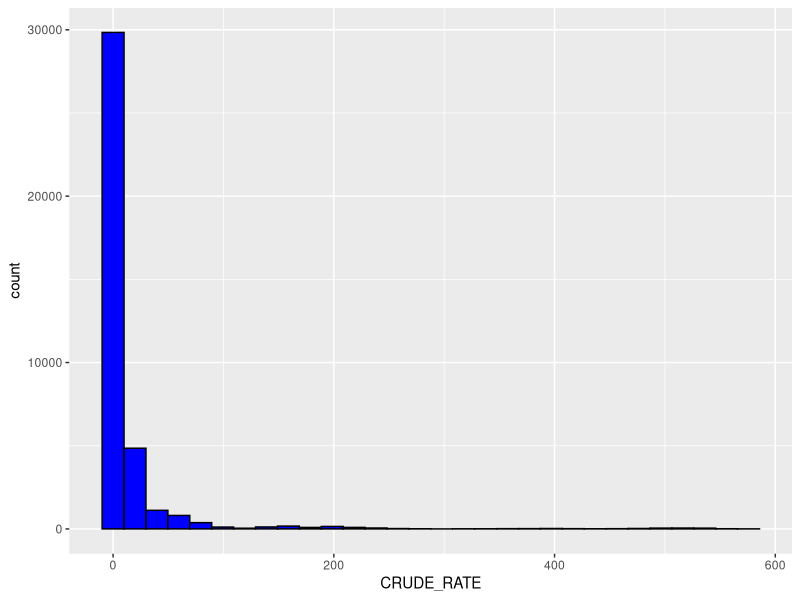
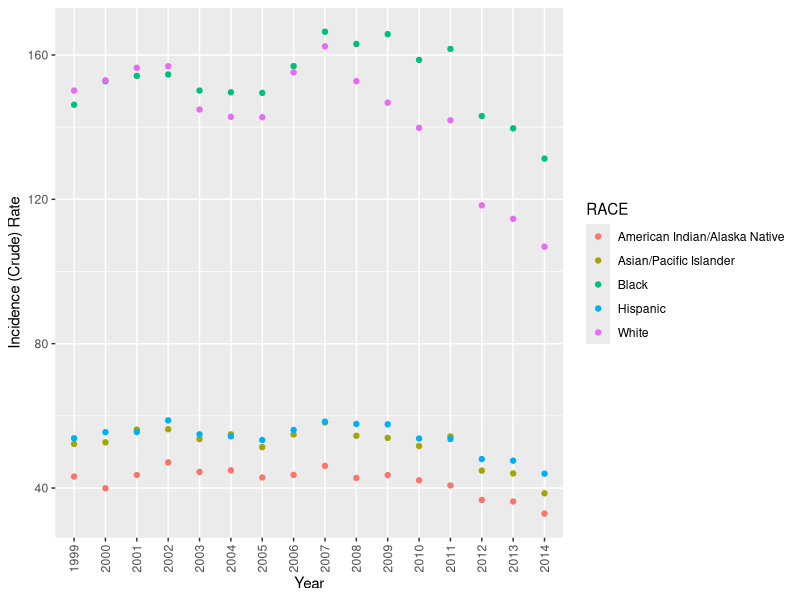
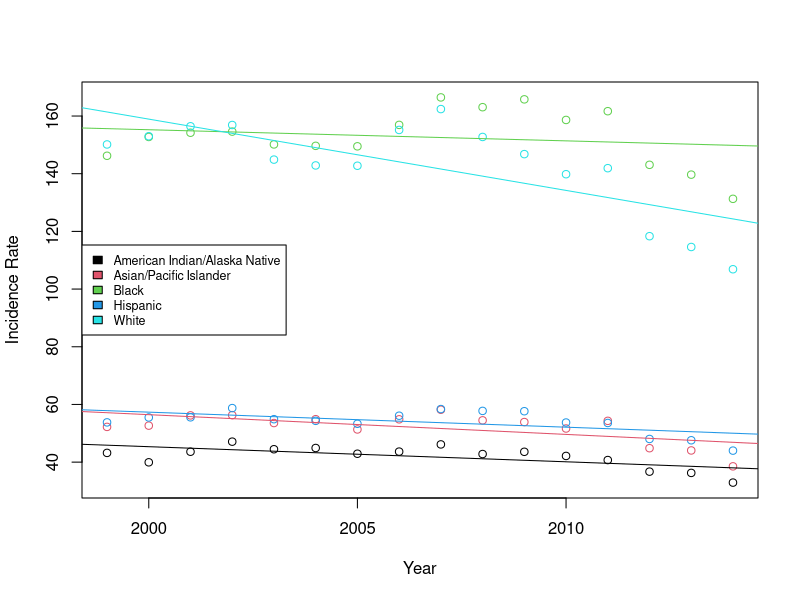

Write R code to recreate these figures, in order.
## ---- chunk 1
knitr::opts_chunk$set(echo = TRUE)
library(formatR)
library(knitr)
opts_chunk$set(tidy.opts=list(width.cutoff=60),tidy=TRUE)
## ---- chunk 2
# define a matrix of zeros
MeanFlowers <- matrix(0,nrow=4,ncol=3)

# define a character vector corresponding to the numeric variable names
measurements <- c("Sepal.Length","Sepal.Width","Petal.Length","Petal.Width")

# name the rows and columns of the matrix MeanFlowers 
rownames(MeanFlowers)  <- measurements
colnames(MeanFlowers)  <- c("setosa","versicolor","virginica")

# Loop
for (j in measurements) {
  #-- R code goes here ----
  MeanFlowers[j,] <- round(tapply(iris[,j],iris[,"Species"],mean),4)
}
MeanFlowers
## ---- chunk 3
mean_species <- function(df) {
  return(apply(df[, c("Sepal.Length", "Sepal.Width", "Petal.Length", "Petal.Width")], 2, mean))
}

species <- split(iris, iris$Species)
sapply(species, mean_species)
## ---- chunk 4
library(tidyverse)
library(purrr)
iris %>% split(.$Species) %>% map_df(mean_species, .id = "var") 
## ---- chunk 5
library(readr)
cancer <- read_csv("BYSITE_new.csv")
dim(cancer)
cancer_rows <- nrow(cancer)
## ---- chunk 6
# Base R code for reference
# cancer <- read.csv("BYSITE_new.csv",header=T)
# dim(cancer)
## ---- chunk 7
library(stringr)
#identifying rows in COUNT with symbols
problems <- cancer$COUNT[grepl(pattern = "[^0-9]", cancer$COUNT)]
head(problems)
length(problems)

#replace all symbols with " "
cancer$COUNT <- str_replace(cancer$COUNT, pattern = "[^0-9]", replacement = " ")

#remove rows with symbols
cancer <- cancer %>% filter(COUNT != " ")

#calculating number of rows in new cancer df
new_rows <- nrow(cancer)
new_rows
#new cancer rows must be equal to (old rows - problem rows)
cancer_rows-length(problems)

#converting COUNT to numeric type
cancer$COUNT <- as.numeric(cancer$COUNT)

head(cancer)
## ---- chunk 8
cancer <- cancer %>% mutate(CRUDE_RATE =  100000*COUNT/as.numeric(POPULATION))

cancer %>% ggplot() + geom_histogram(aes(CRUDE_RATE), bins = 30, col=1, fill = "blue")
## ---- chunk 9
#Base R
filter_baseR <- cancer[cancer$EVENT_TYPE == "Incidence" & cancer$SITE == "Prostate" & cancer$SEX == "Male" & cancer$YEAR != "2010-2014" & cancer$RACE != "All Races", ]

#dplyr
filter_dp <- cancer %>% filter(EVENT_TYPE == "Incidence", SITE == "Prostate", SEX == "Male", YEAR != "2010-2014", RACE != "All Races")
## ---- chunk 10
#Base R
mean_race_baseR <- tapply(filter_baseR$CRUDE_RATE, filter_baseR$RACE, mean)
mean_race_baseR

#tidyverse
mean_race_dp <- filter_dp %>% group_by(RACE) %>% summarise(avg_incidence_rate = mean(CRUDE_RATE))
mean_race_dp
## ---- chunk 11
graph_base <- cancer %>% filter(EVENT_TYPE == "Incidence", SITE == "Prostate", SEX == "Male", YEAR != "2010-2014", RACE != "All Races") %>% ggplot() + geom_point(aes(x = YEAR, y = CRUDE_RATE, col = RACE)) + theme(axis.text.x = element_text(angle = 90, vjust = 0.5, hjust=1)) + labs(y = "Incidence (Crude) Rate", x = "Year")
graph_base
## ---- chunk 12
summaries <- filter_dp %>% split(.$RACE) %>% map(~lm(CRUDE_RATE~as.numeric(YEAR), data = .)) %>% map(summary) %>% map(coefficients)

lm_slopes <- matrix(ncol=3,nrow=5) 
for(i in 1:length(summaries)) {
  lm_slopes[i,] <- summaries[[i]][2, c(1, 3, 4)]
}
rownames(lm_slopes) <- names(summaries)
colnames(lm_slopes) <- c("Slope Estimate", "t value", "p-value")
lm_slopes
## ---- chunk 13
# The slopes all indicate that cancer rates have decreased over the years, with rates in the White group showing the steepest slope. 
# The p-values indicate that the decrease is statistically significant for all races expect for that of Black. (assuming the significance level alpha is set at 0.05)
## ---- chunk 14
#plot of regression lines
legend <- rep(NA, 5)
plot(y=filter_baseR$CRUDE_RATE, x=filter_baseR$YEAR, 
     col = as.factor(filter_baseR$RACE), xlab = "Year", ylab = "Incidence Rate")
for(i in 1:length(summaries)) {
  abline(a = summaries[[i]][1, 1], b = summaries[[i]][2, 1], col = i)
  legend[i] <- names(summaries)[i]
}
legend("left", legend = legend, fill = unique(as.factor(filter_baseR$RACE)), cex = 0.75)
